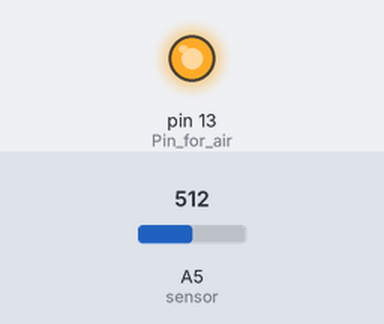
This sketch was run on a simulated Arduino Uno, built with avr-gcc and run on an emulated ATmega328P. Shown: output pins drawn as LEDs (lit = HIGH). The test bench sets the inputs (shaded band); at power-on: A5 (sensor) = 512.

Above: at 1.2 s.
1.3 s: A5 (sensor) set to 537
At 1.6 s:
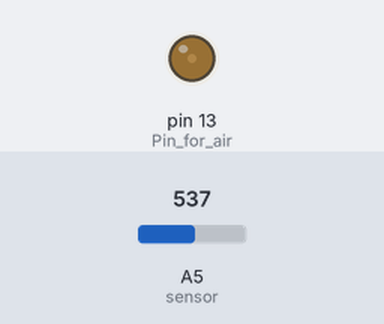
2.8 s: A5 (sensor) set to 511
At 3.5 s:
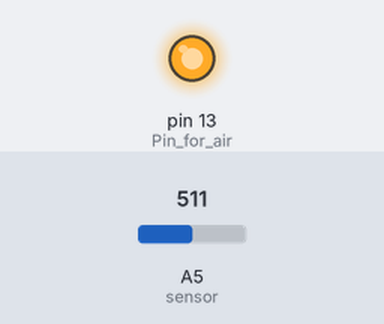
Timing chart, 0 to 5.8 s (numbered marks = the images above; inputs shaded):
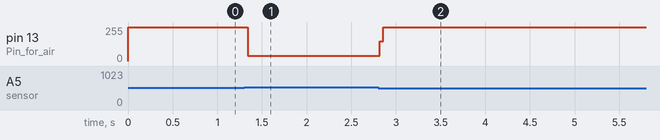

Measured:
- the behaviour switches between 521 and 522 on A5 (sensor) (found by bisection; images 0 and 1)
- after the input at 1.3 s, pin 13 (Pin_for_air): 255/255 → 38/255 at once
- after the input at 2.8 s, pin 13 (Pin_for_air): 38/255 → 255/255 at once

The sketch:

target-distance.ino
```cpp
void setup() {
  Serial.begin(9600); //Begin serial communication
  pinMode(13, OUTPUT); //Pin for air
  pinMode(0, INPUT); //Pin for pushbutton
}

void loop() {
  float sensorPressure = analogRead(A5); //Read a value from the pressure sensor
  int buttonState = digitalRead(0); //Pushbutton state value

  float ATM = (sensorPressure*0.0020408163); //Convert sensorPressure to a pressure in atmospheres

  int c = 0.5;
  float d = 15-c; //We INPUT the distance in feet
  float v = 5.319444444; //The rate of the car in ft/s
  float t = d/v; //Calculate time from distance and speed


  float targetATM = (.019457*t+1.0096); //find target pressure in atm using calculated time. Plugs t into pressure vs time graph for rxn


if (buttonState == LOW) { //If the button is pressed
digitalWrite (13, HIGH); //Turn air on


  if (ATM >= targetATM) //If pressure is greater than or equal to targetATM
  {
    digitalWrite (13, LOW); //Turn air off
  }

  else
  { digitalWrite (13, HIGH); //Keep the air turned on if it hasn't hit targetATM
  }

}
}
```
